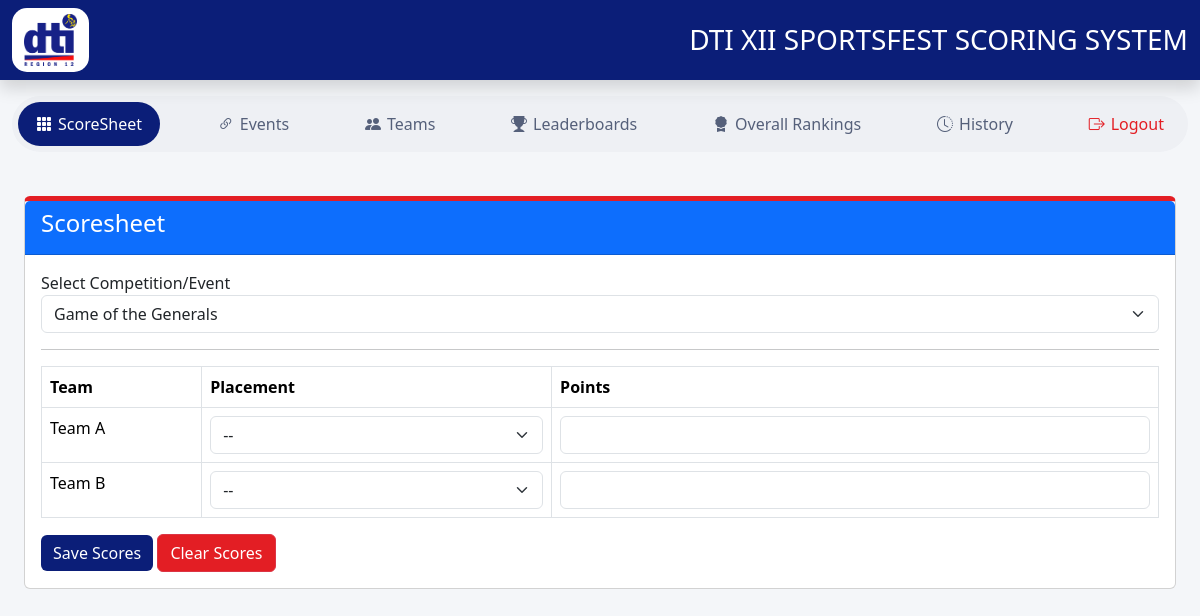
The page /scoresheet.php?event=15 (signed in) on the database as committed earlier.
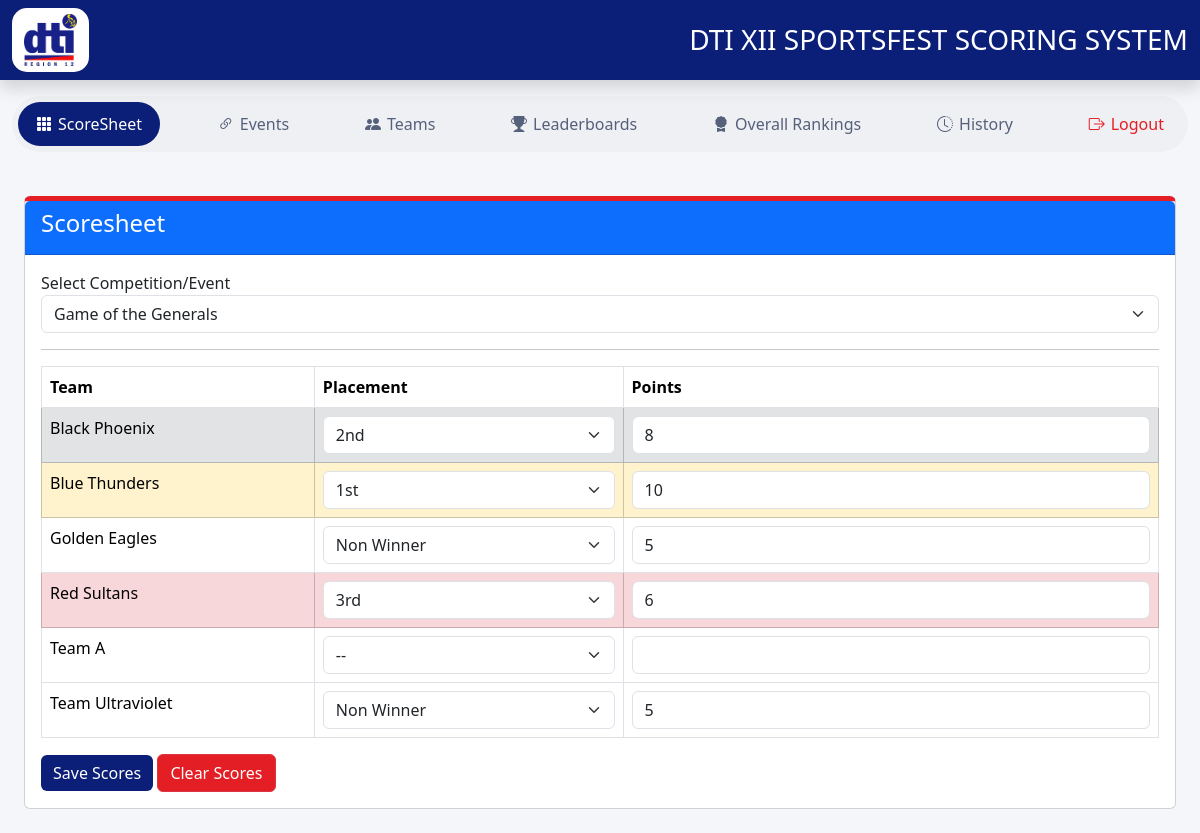
The same page on the database as committed later.
### tables this page shows
CREATE TABLE `teams` (
  `id` int(11) NOT NULL,
  `team_name` varchar(100) NOT NULL,
  `created_at` timestamp NOT NULL DEFAULT current_timestamp(),
  `logo` varchar(255) DEFAULT NULL
);

CREATE TABLE `scores` (
  `id` int(11) NOT NULL,
  `event_id` int(11) NOT NULL,
  `team_id` int(11) NOT NULL,
  `placement` int(11) NOT NULL,
  `points` int(11) NOT NULL,
  `created_at` timestamp NOT NULL DEFAULT current_timestamp(),
  `updated_at` timestamp NOT NULL DEFAULT current_timestamp() ON UPDATE current_timestamp()
);

### scoresheet.php (the view, shortened to what this page needs)
<?php
include 'config/database.php';
include 'includes/header.php';
?>
<?php include 'includes/topnav.php'; ?>
<div class="container-fluid p-4">
    <div class="card">
        <div class="card-header bg-primary text-white">
            <h4>Scoresheet</h4>
        </div>
        <div class="card-body">
            <form method="GET">
                <label>Select Competition/Event</label>
                <select name="event" class="form-select" onchange="this.form.submit()">
                    <?php
                    $events = $conn->query("SELECT * FROM events ORDER BY event_name");
                    while ($e = $events->fetch_assoc()) {
                        $selected = (isset($_GET['event']) && $_GET['event'] == $e['id']) ? "selected" : "";
                        echo "<option value='{$e['id']}' $selected>{$e['event_name']}</option>";
                    }
                    ?>
                </select>
            </form>
            <hr>
            <?php
            if (isset($_GET['event'])) {
                $eventID = intval($_GET['event']);
            ?>
                <form action="actions/save_scores.php" method="POST">
                    <table class="table table-bordered">
                        <thead>
                            <tr>
                                <th>Team</th>
                                <th>Placement</th>
                                <th>Points</th>
                            </tr>
                        </thead>
                        <tbody>
                            <?php
                            $teams = $conn->query("SELECT * FROM teams ORDER BY team_name");
                            while ($team = $teams->fetch_assoc()) {
                                $teamID = $team['id'];
                                $saved = $conn->query("
        SELECT placement,points
        FROM scores
        WHERE event_id=$eventID
        AND team_id=$teamID
    ")->fetch_assoc();
                                $placement = $saved['placement'] ?? "";
                                $point     = $saved['points'] ?? "";
                            ?>
                                <tr class="<?php
                                            switch ($placement) {
                                                case 1:
                                                    echo 'table-warning';
                                                    break;
                                                case 2:
                                                    echo 'table-secondary';
                                                    break;
                                                case 3:
                                                    echo 'table-danger';
                                                    break;
                                            }
                                            ?>">
                                    <td>
                                        <?= htmlspecialchars($team['team_name']) ?>
                                    </td>
                                    <td>
                                        <select class="form-select placement" name="placement[]">
                                            <option value="">--</option>
                                            <option value="1" <?= $placement == 1 ? 'selected' : '' ?>>1st</option>
                                            <option value="2" <?= $placement == 2 ? 'selected' : '' ?>>2nd</option>
                                            <option value="3" <?= $placement == 3 ? 'selected' : '' ?>>3rd</option>
                                            <option value="99" <?= $placement == 99 ? 'selected' : '' ?>>Non Winner</option>
                                        </select>
                                    </td>
                                    <td>
                                        <input type="text" class="form-control points" name="points[]" value="<?= $point ?>" readonly>
                                    </td>
                                </tr>
                            <?php } ?>
                        </tbody>
                    </table>
                    <button class="btn btn-primary">
                        Save Scores
                    </button>
                    <a href="actions/clear_scores.php?event=<?= $eventID ?>"
                        class="btn btn-danger"
                        onclick="return confirm('Are you sure you want to clear all scores for this event?');">
                        Clear Scores
                    </a>
                </form>
            <?php } ?>
        </div>
    </div>
</div>
<?php include 'includes/footer.php'; ?>

Rows that differ between the two databases and show on the page:
removed teams: team_name "Team B"
added teams: team_name "Black Phoenix", value "2nd", points "8"
added teams: team_name "Blue Thunders", value "1st", points "10"
added teams: team_name "Golden Eagles", value "Non Winner", points "5"
added teams: team_name "Red Sultans", value "3rd", points "6"
added teams: team_name "Team Ultraviolet", value "Non Winner", points "5"
